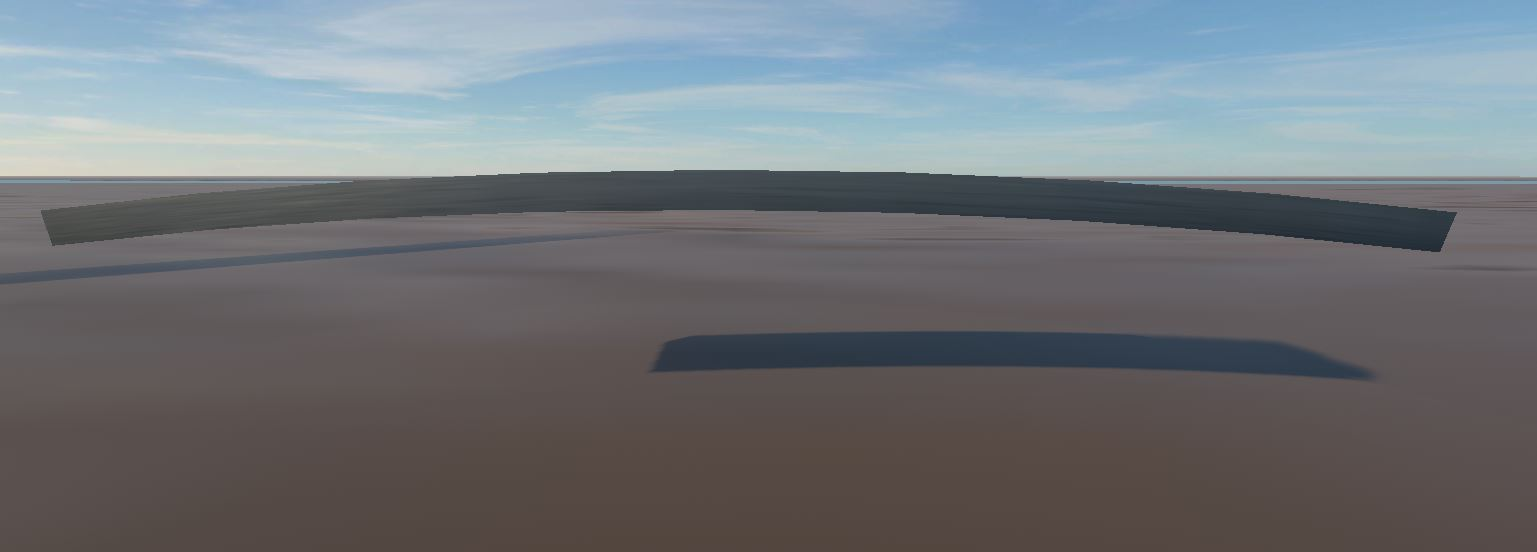
#> input picture slabCheckpoint.jpg, 1537 x 552 px, found by its file name
$ python FindSlab.py
#> lines starting #> are read from the running program, lines starting #| are printed output that depends on the picture; after the words box and inside, x2 and y2 are one past the last pixel; in counts of white or black regions, pixels touching at a corner belong together
import cv2
import numpy as np
#https://stackoverflow.com/questions/55169645/square-detection-in-image

image = cv2.imread('slabcheckpoint.jpg')
#> image is the input picture: shape (552, 1537, 3); mean B, G, R 121.6, 116.7, 112.2
image = cv2.resize(image, (1920, 1080))
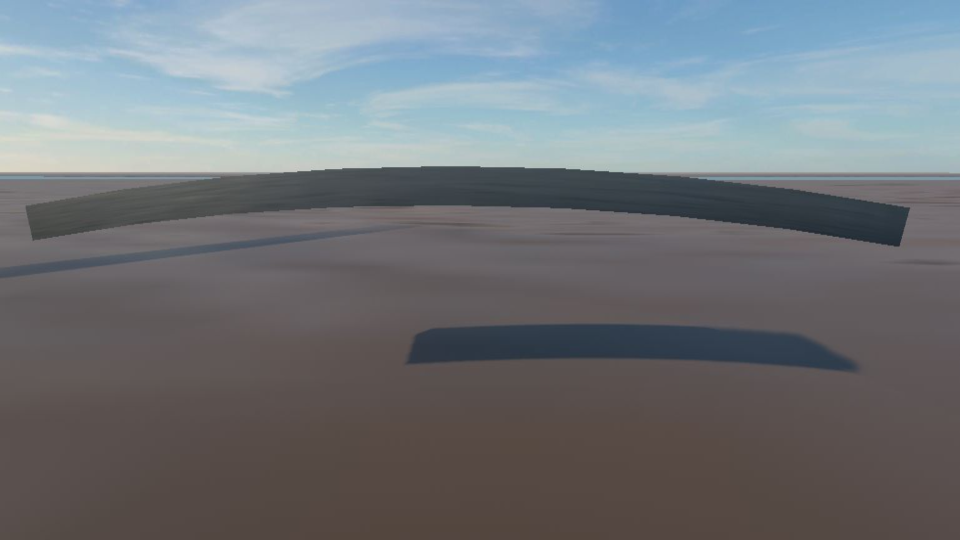
#> image: shape (1080, 1920, 3) (shown at 1/2 size); mean B, G, R 121.5, 116.6, 112.1
gray = cv2.cvtColor(image, cv2.COLOR_BGR2GRAY)
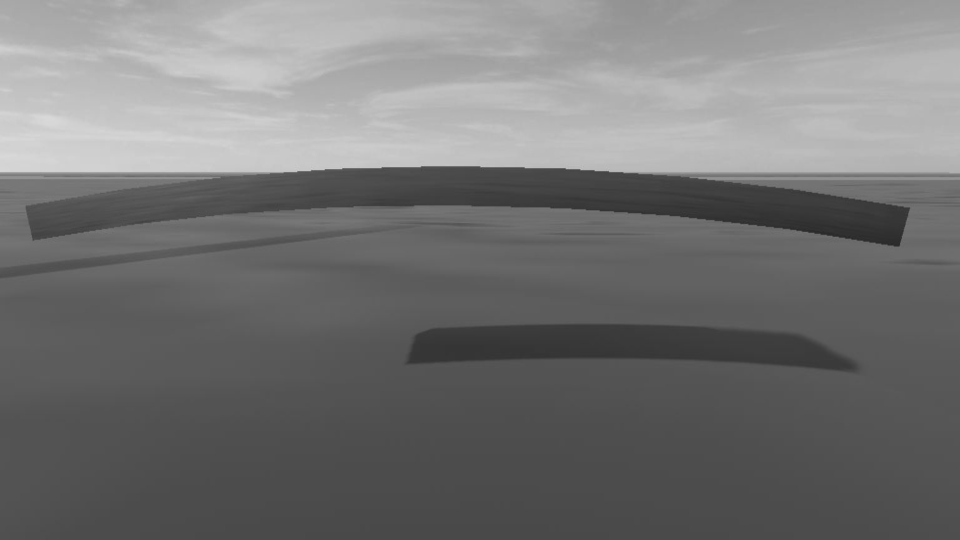
#> gray: shape (1080, 1920) (shown at 1/2 size); min 33, max 217, mean 115.8
blur = cv2.medianBlur(gray, 5)
sharpen_kernel = np.array([[-1,-1,-1], [-1,9,-1], [-1,-1,-1]])
sharpen = cv2.filter2D(blur, -1, sharpen_kernel)
thresh = cv2.threshold(sharpen,100,255, cv2.THRESH_BINARY_INV)[1]#adjust 100 to close joints
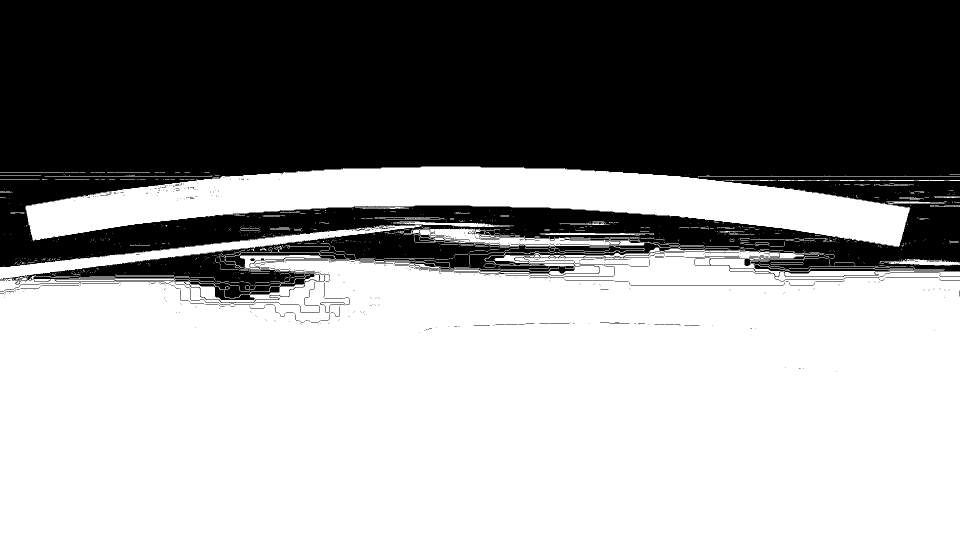
#> thresh: shape (1080, 1920) (shown at 1/2 size); 58.2% white; 655 black regions (593 under 20 px), largest, box (x1, y1, x2, y2) and area: (0, 0, 1920, 626) 861006, (1259, 566, 1569, 571) 314, (0, 564, 162, 583) 163
kernel = cv2.getStructuringElement(cv2.MORPH_RECT, (3,3))
close = cv2.morphologyEx(thresh, cv2.MORPH_CLOSE, kernel, iterations=1)
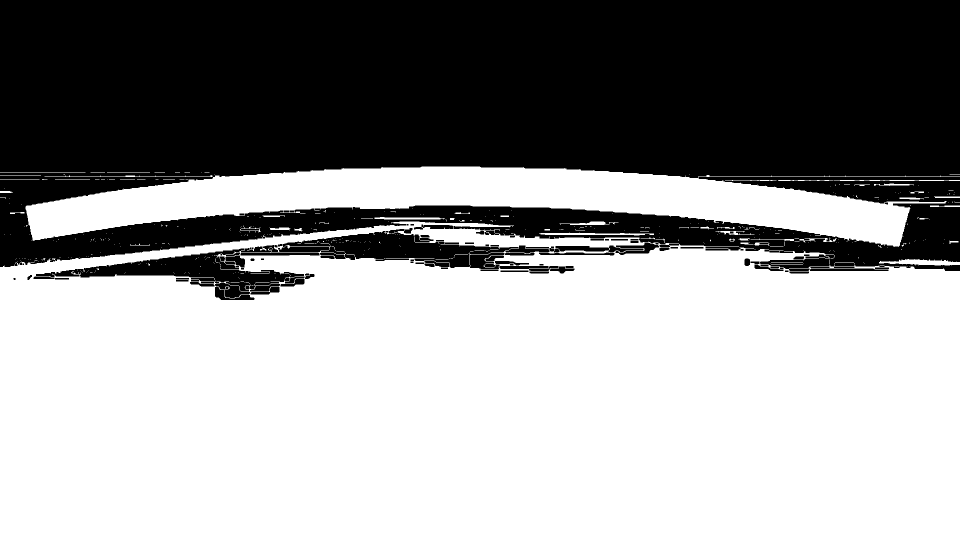
#> close: shape (1080, 1920) (shown at 1/2 size); 59.1% white; 79 black regions (9 under 20 px), largest, box (x1, y1, x2, y2) and area: (0, 0, 1920, 542) 799447, (556, 456, 1287, 542) 20681, (72, 490, 609, 596) 17220
# Find Canny edges
edged = cv2.Canny(close, 10, 200)
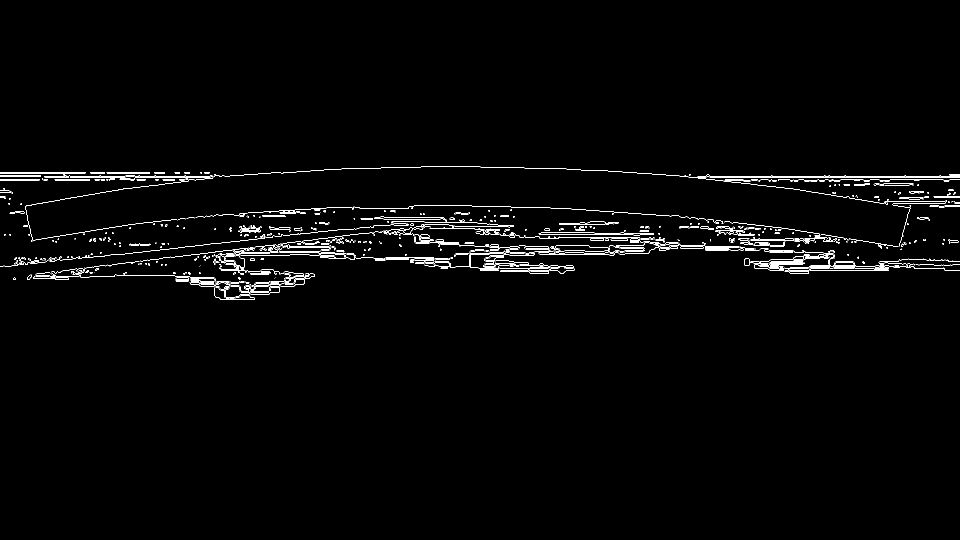
#> edged: shape (1080, 1920) (shown at 1/2 size); 1.5% white in thin lines or dots, all inside (x1, y1, x2, y2) = (0, 332, 1920, 600)
#cv2.imshow('edg',edged)
#cv2.waitKey(0)

cnts = cv2.findContours(close,
    cv2.RETR_EXTERNAL, cv2.CHAIN_APPROX_NONE)
#> cnts = 321 contours, 286 with area under 20; largest, box (x1, y1, x2, y2) and area: (0, 443, 1920, 1080) 1125430, (51, 333, 1920, 494) 135655, (1758, 518, 1920, 531) 1088, (1078, 465, 1308, 471) 557, (749, 434, 890, 439) 384
cnts = cnts[0] if len(cnts) == 2 else cnts[1]

min_area = 14000
max_area = 225428
image_number = 0
for c in cnts:
    area = cv2.contourArea(c)
    print(area)
    if area > min_area and area < max_area:
        x,y,w,h = cv2.boundingRect(c)
        print(x)
        print(y)
        print(w)
        print(h)
        ROI = image[y:y+(h+50), x:x+(w+50)]
        cv2.drawContours(image, c, -1, (0, 255, 0), 3)
        cv2.rectangle(image, (x, y), (x + w, y + h), (36,255,12), 2) #superimposed rectaqnge on original image
        cv2.imwrite('ROI_{}.png'.format(image_number), ROI)  # Writes original image crop to file
        image_number += 1
#> this loop made 321 passes
#> (area, x, y, w, h, image_number) on pass 321: (135655, 51, 333, 1869, 161, 1)
#> area on pass 19: 1088
#| 0.0
#| 0.0
#| 0.0
#| 0.0
#| 0.0
#| 0.0
#| 0.0
#| 0.0
#> (further printed lines are left out)
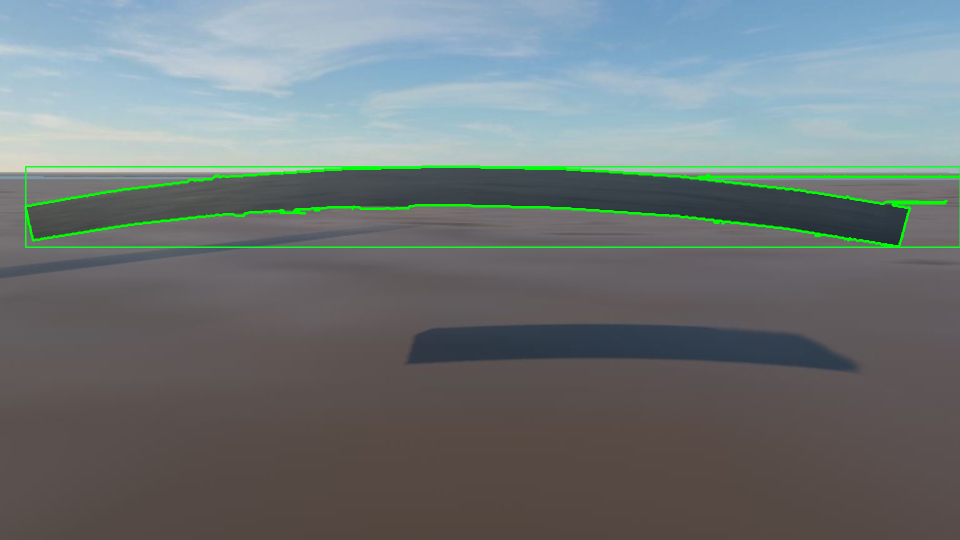
#> image: shape (1080, 1920, 3) (shown at 1/2 size); 1.61% of pixels changed, all inside (x1, y1, x2, y2) = (49, 331, 1920, 496)
#> after the loop, image_number = 1

cv2.imshow('sharpen', sharpen)
cv2.imshow('close', close)
cv2.imshow('thresh', thresh)
cv2.imshow('image', image)
cv2.waitKey()
